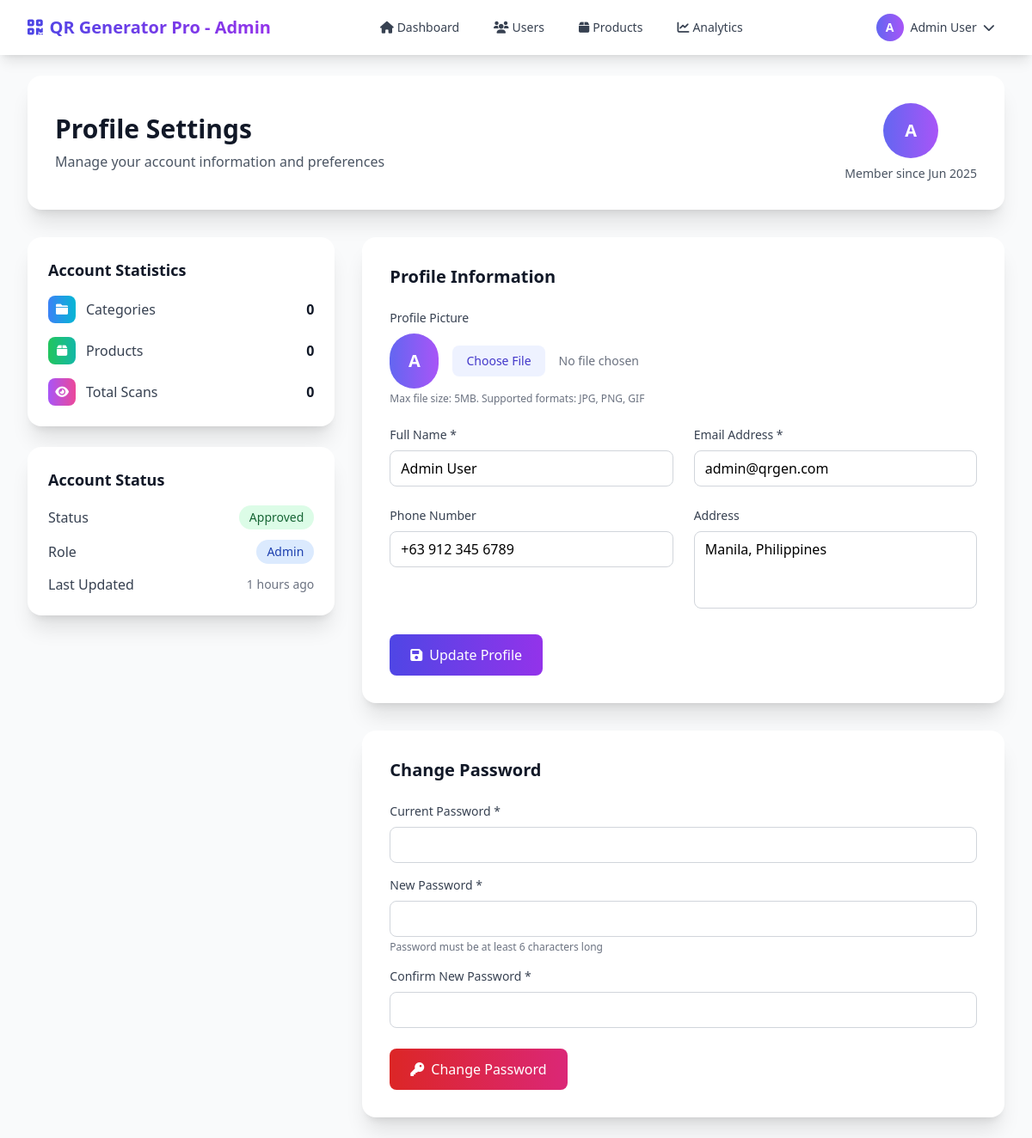
The app's page /profile.php (signed in) with its own data.
### tables this page shows
CREATE TABLE users (
    id INT AUTO_INCREMENT PRIMARY KEY,
    name VARCHAR(100) NOT NULL,
    email VARCHAR(100) UNIQUE NOT NULL,
    password VARCHAR(255) NOT NULL,
    role ENUM('user', 'admin') DEFAULT 'user',
    status ENUM('pending', 'approved', 'blocked') DEFAULT 'pending',
    profile_image VARCHAR(255) DEFAULT NULL,
    phone VARCHAR(20) DEFAULT NULL,
    address TEXT DEFAULT NULL,
    created_at TIMESTAMP DEFAULT CURRENT_TIMESTAMP,
    updated_at TIMESTAMP DEFAULT CURRENT_TIMESTAMP ON UPDATE CURRENT_TIMESTAMP
);

### includes/functions.php (called while the page is built, shortened)
<?php
function timeAgo($datetime) {
    $time = time() - strtotime($datetime);
    if ($time < 86400) return floor($time/3600) . ' hours ago';
    return floor($time/31536000) . ' years ago';
}
?>

### profile.php (the view, shortened to what this page needs)
<?php
require_once 'config/session.php';
require_once 'includes/functions.php';
$database = new Database();
$db = $database->getConnection();
$user_id = getUserId();
$user_query = "SELECT * FROM users WHERE id = ?";
$user_stmt = $db->prepare($user_query);
$user_stmt->execute([$user_id]);
$user = $user_stmt->fetch(PDO::FETCH_ASSOC);
$stats_query = "SELECT
    (SELECT COUNT(*) FROM categories WHERE user_id = ?) as total_categories,
    (SELECT COUNT(*) FROM products WHERE user_id = ?) as total_products,
    (SELECT COUNT(*) FROM qr_scans qs JOIN products p ON qs.product_id = p.id WHERE p.user_id = ?) as total_scans";
$stats_stmt = $db->prepare($stats_query);
$stats_stmt->execute([$user_id, $user_id, $user_id]);
$stats = $stats_stmt->fetch(PDO::FETCH_ASSOC);
?>
<!DOCTYPE html>
<html lang="en">
<head>
    <script src="https://cdn.tailwindcss.com"></script>
    <link href="https://cdnjs.cloudflare.com/ajax/libs/font-awesome/6.0.0/css/all.min.css" rel="stylesheet">
</head>
<body class="bg-gray-50">
    <?php require_once 'includes/navigation.php'; ?>
    <div class="max-w-7xl mx-auto py-6 sm:px-6 lg:px-8">
        <div class="bg-white shadow-xl rounded-2xl p-8 mb-8">
            <div class="flex flex-col md:flex-row md:items-center md:justify-between">
                <div class="mb-4 md:mb-0">
                    <h1 class="text-3xl font-bold text-gray-900">Profile Settings</h1>
                    <p class="text-gray-600 mt-2">Manage your account information and preferences</p>
                </div>
                <div class="flex items-center space-x-4">
                    <div class="text-center">
                        <?php if ($user['profile_image']): ?>
                            <img src="<?php echo htmlspecialchars($user['profile_image']); ?>"
                                 alt="Profile" class="w-16 h-16 rounded-full mx-auto mb-2 object-cover">
                        <?php else: ?>
                            <div class="w-16 h-16 rounded-full bg-gradient-to-r from-indigo-500 to-purple-500 flex items-center justify-center mx-auto mb-2">
                                <span class="text-xl font-bold text-white"><?php echo strtoupper(substr($user['name'], 0, 1)); ?></span>
                            </div>
                        <?php endif; ?>
                        <p class="text-sm text-gray-600">Member since <?php echo date('M Y', strtotime($user['created_at'])); ?></p>
                    </div>
                </div>
            </div>
        </div>
        <div class="grid grid-cols-1 lg:grid-cols-3 gap-8">
            <div class="lg:col-span-1">
                <div class="bg-white shadow-xl rounded-2xl p-6 mb-6">
                    <h3 class="text-lg font-bold text-gray-900 mb-4">Account Statistics</h3>
                    <div class="space-y-4">
                        <div class="flex items-center justify-between">
                            <div class="flex items-center">
                                <div class="w-8 h-8 bg-gradient-to-r from-blue-500 to-cyan-500 rounded-lg flex items-center justify-center mr-3">
                                    <i class="fas fa-folder text-white text-sm"></i>
                                </div>
                                <span class="text-gray-700">Categories</span>
                            </div>
                            <span class="font-bold text-gray-900"><?php echo $stats['total_categories']; ?></span>
                        </div>
                        <div class="flex items-center justify-between">
                            <div class="flex items-center">
                                <div class="w-8 h-8 bg-gradient-to-r from-green-500 to-teal-500 rounded-lg flex items-center justify-center mr-3">
                                    <i class="fas fa-box text-white text-sm"></i>
                                </div>
                                <span class="text-gray-700">Products</span>
                            </div>
                            <span class="font-bold text-gray-900"><?php echo $stats['total_products']; ?></span>
                        </div>
                        <div class="flex items-center justify-between">
                            <div class="flex items-center">
                                <div class="w-8 h-8 bg-gradient-to-r from-purple-500 to-pink-500 rounded-lg flex items-center justify-center mr-3">
                                    <i class="fas fa-eye text-white text-sm"></i>
                                </div>
                                <span class="text-gray-700">Total Scans</span>
                            </div>
                            <span class="font-bold text-gray-900"><?php echo $stats['total_scans']; ?></span>
                        </div>
                    </div>
                </div>
                <div class="bg-white shadow-xl rounded-2xl p-6">
                    <h3 class="text-lg font-bold text-gray-900 mb-4">Account Status</h3>
                    <div class="space-y-3">
                        <div class="flex items-center justify-between">
                            <span class="text-gray-700">Status</span>
                            <span class="px-3 py-1 rounded-full text-sm font-medium
                                <?php echo $user['status'] === 'approved' ? 'bg-green-100 text-green-800' :
                                           ($user['status'] === 'pending' ? 'bg-yellow-100 text-yellow-800' : 'bg-red-100 text-red-800'); ?>">
                                <?php echo ucfirst($user['status']); ?>
                            </span>
                        </div>
                        <div class="flex items-center justify-between">
                            <span class="text-gray-700">Role</span>
                            <span class="px-3 py-1 rounded-full text-sm font-medium bg-blue-100 text-blue-800">
                                <?php echo ucfirst($user['role']); ?>
                            </span>
                        </div>
                        <div class="flex items-center justify-between">
                            <span class="text-gray-700">Last Updated</span>
                            <span class="text-sm text-gray-500"><?php echo timeAgo($user['updated_at']); ?></span>
                        </div>
                    </div>
                </div>
            </div>
            <div class="lg:col-span-2 space-y-8">
                <div class="bg-white shadow-xl rounded-2xl p-8">
                    <h3 class="text-xl font-bold text-gray-900 mb-6">Profile Information</h3>
                    <form method="POST" enctype="multipart/form-data">
                        <div class="grid grid-cols-1 md:grid-cols-2 gap-6">
                            <div class="md:col-span-2">
                                <label class="block text-sm font-medium text-gray-700 mb-2">Profile Picture</label>
                                <div class="flex items-center space-x-4 profile-preview">
                                    <?php if ($user['profile_image']): ?>
                                        <img src="<?php echo htmlspecialchars($user['profile_image']); ?>"
                                             alt="Profile" class="w-16 h-16 rounded-full object-cover">
                                    <?php else: ?>
                                        <div class="w-16 h-16 rounded-full bg-gradient-to-r from-indigo-500 to-purple-500 flex items-center justify-center">
                                            <span class="text-xl font-bold text-white"><?php echo strtoupper(substr($user['name'], 0, 1)); ?></span>
                                        </div>
                                    <?php endif; ?>
                                    <input type="file" name="profile_image" id="profile_image" accept="image/*"
                                           class="block w-full text-sm text-gray-500 file:mr-4 file:py-2 file:px-4 file:rounded-lg file:border-0 file:text-sm file:font-medium file:bg-indigo-50 file:text-indigo-700 hover:file:bg-indigo-100">
                                </div>
                                <p class="text-xs text-gray-500 mt-1">Max file size: 5MB. Supported formats: JPG, PNG, GIF</p>
                            </div>
                            <div>
                                <label for="name" class="block text-sm font-medium text-gray-700 mb-2">Full Name *</label>
                                <input type="text" id="name" name="name" required
                                       value="<?php echo htmlspecialchars($user['name']); ?>"
                                       class="w-full px-3 py-2 border border-gray-300 rounded-lg focus:outline-none focus:ring-2 focus:ring-indigo-500">
                            </div>
                            <div>
                                <label for="email" class="block text-sm font-medium text-gray-700 mb-2">Email Address *</label>
                                <input type="email" id="email" name="email" required
                                       value="<?php echo htmlspecialchars($user['email']); ?>"
                                       class="w-full px-3 py-2 border border-gray-300 rounded-lg focus:outline-none focus:ring-2 focus:ring-indigo-500">
                            </div>
                            <div>
                                <label for="phone" class="block text-sm font-medium text-gray-700 mb-2">Phone Number</label>
                                <input type="tel" id="phone" name="phone"
                                       value="<?php echo htmlspecialchars($user['phone'] ?? ''); ?>"
                                       class="w-full px-3 py-2 border border-gray-300 rounded-lg focus:outline-none focus:ring-2 focus:ring-indigo-500">
                            </div>
                            <div>
                                <label for="address" class="block text-sm font-medium text-gray-700 mb-2">Address</label>
                                <textarea id="address" name="address" rows="3"
                                          class="w-full px-3 py-2 border border-gray-300 rounded-lg focus:outline-none focus:ring-2 focus:ring-indigo-500 resize-none"><?php echo htmlspecialchars($user['address'] ?? ''); ?></textarea>
                            </div>
                        </div>
                        <div class="mt-6">
                            <button type="submit" class="bg-gradient-to-r from-indigo-600 to-purple-600 hover:from-indigo-700 hover:to-purple-700 text-white px-6 py-3 rounded-lg font-medium transition-all">
                                <i class="fas fa-save mr-2"></i>Update Profile
                            </button>
                        </div>
                    </form>
                </div>
                <div class="bg-white shadow-xl rounded-2xl p-8">
                    <h3 class="text-xl font-bold text-gray-900 mb-6">Change Password</h3>
                    <form method="POST">
                        <div class="space-y-4">
                            <div>
                                <label for="current_password" class="block text-sm font-medium text-gray-700 mb-2">Current Password *</label>
                                <input type="password" id="current_password" name="current_password" required
                                       class="w-full px-3 py-2 border border-gray-300 rounded-lg focus:outline-none focus:ring-2 focus:ring-indigo-500">
                            </div>
                            <div>
                                <label for="new_password" class="block text-sm font-medium text-gray-700 mb-2">New Password *</label>
                                <input type="password" id="new_password" name="new_password" required
                                       class="w-full px-3 py-2 border border-gray-300 rounded-lg focus:outline-none focus:ring-2 focus:ring-indigo-500">
                                <p class="text-xs text-gray-500 mt-1">Password must be at least 6 characters long</p>
                            </div>
                            <div>
                                <label for="confirm_password" class="block text-sm font-medium text-gray-700 mb-2">Confirm New Password *</label>
                                <input type="password" id="confirm_password" name="confirm_password" required
                                       class="w-full px-3 py-2 border border-gray-300 rounded-lg focus:outline-none focus:ring-2 focus:ring-indigo-500">
                            </div>
                        </div>
                        <div class="mt-6">
                            <button type="submit" class="bg-gradient-to-r from-red-600 to-pink-600 hover:from-red-700 hover:to-pink-700 text-white px-6 py-3 rounded-lg font-medium transition-all">
                                <i class="fas fa-key mr-2"></i>Change Password
                            </button>
                        </div>
                    </form>
                </div>
            </div>
        </div>
    </div>
</body>
</html>

### records on screen
users: name "A", created_at "Jun 2025", status "Approved", role "Admin", updated_at "1 hours ago", name "Admin User", email "admin@qrgen.com", phone "+63 912 345 6789", address "Manila, Philippines"

### other values on screen
$item['label'] "Dashboard"
$item['label'] "Users"
$item['label'] "Products"
$item['label'] "Analytics"
$initials "A"
$user_name "Admin User"
$stats['total_categories'] "0"
$stats['total_products'] "0"
$stats['total_scans'] "0"
